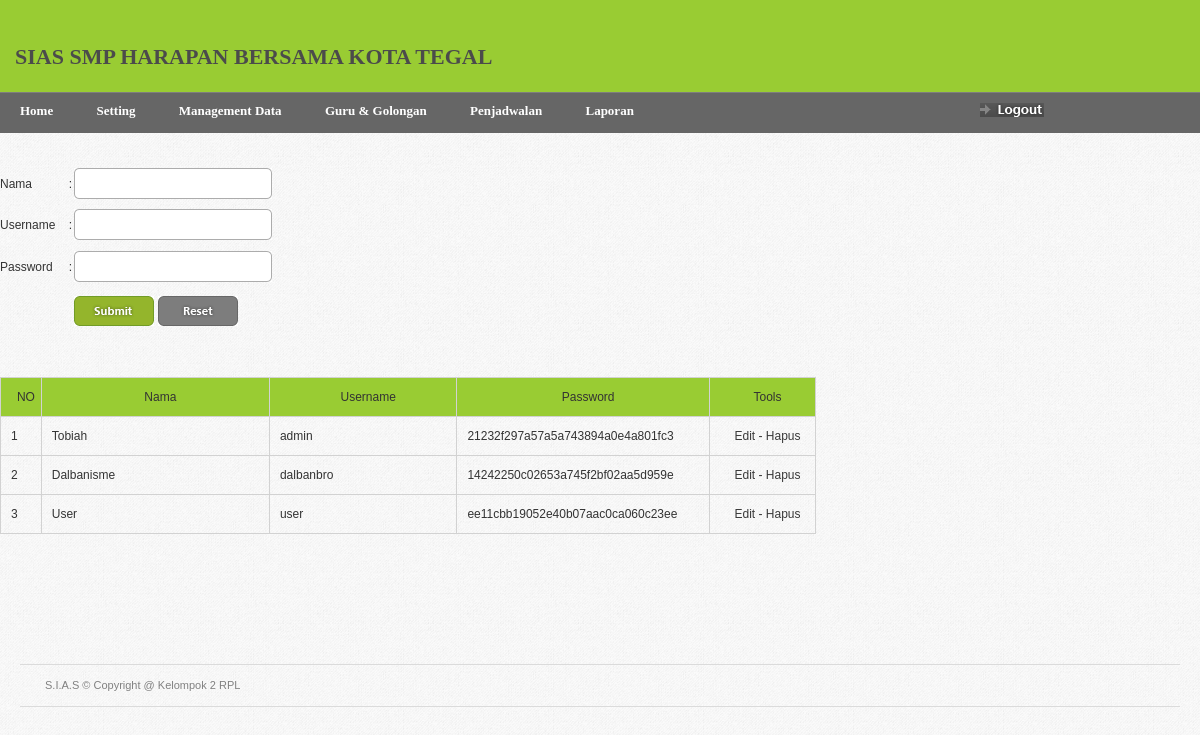
/home.php?page=user (signed in), run on the app's committed database.
### tables this page shows
CREATE TABLE IF NOT EXISTS `user_admin` (
  `id_admin` int(3) NOT NULL auto_increment,
  `nama_admin` varchar(20) NOT NULL,
  `username` varchar(20) NOT NULL,
  `password` varchar(100) NOT NULL,
  PRIMARY KEY  (`id_admin`)
);

### user.php (the view, shortened to what this page needs)
<form name="form1" method="post" action="?page=user&act=1">
		<table width="272" border="0" id="id-form">
          <tr>
            <td width="99">Nama</td>
            <td width="10">:</td>
            <td width="153"><input type="text" name="nama_admin" id="nama_admin" class="inp-form"/></td>
          </tr>
          <tr>
            <td>Username</td>
            <td>:</td>
            <td><input type="text" name="username" id="username" class="inp-form"/></td>
          </tr>
          <tr>
            <td height="33">Password</td>
            <td>:</td>
            <td><input type="password" name="password" id="password" class="inp-form"/></td>
          </tr>
          <tr>
            <td height="36">&nbsp;</td>
            <td>&nbsp;</td>
            <td><input type="submit" class="form-submit" name="button" id="button">
            <input type="reset" class="form-reset" name="reset" id="reset"></td>
          </tr>
        </table>
		<label></label>
</form>
<table width="68%" border="0" cellspacing="0" cellpadding="0" id="product-table" >
  <tr bgcolor="#99CC33">
   <td width="5%"><div align="center">NO</div></td>
	<td width="28%"><div align="center">Nama</div></td>
    <td width="23%"><div align="center">Username</div></td>
	<td width="31%"><div align="center">Password</div></td>
	<td width="13%"><div align="center">Tools</a></div></td>
  </tr>
  <?php
  $rw=mysql_query("Select * from user_admin");
  $no=0;
  while($s=mysql_fetch_array($rw))
  {
  ?>
  <tr>
  <td><?php echo $no=$no+1;?></td>
	<td><?php echo $s['nama_admin']; ?></td>
    <td><?php echo $s['username']; ?></td>
    <td><?php echo $s['password']; ?></td>
    <td><div align="center"><a href="?page=useredit&id_admin=<?php echo sha1($s['username']); ?>">Edit</a> - <a href="?page=user&del=1&id_admin=<?php echo sha1($s['username']); ?>">Hapus</a></div></td>
  </tr>
  <?php
  }
  ?>
</table>

### css/screen.css (style rules this page uses)
* { margin: 0; padding: 0; }
html, body { height: 100%; }
body { background: url(../images/gray_jean.png); color: #393939; font-family: Arial; font-size: 0px; line-height: 0; }
#product-table { margin-bottom: 20px; }
#product-table td a { color: #393939; }
#product-table td { border: 1px solid #d2d2d2; padding: 10px 0 10px 10px; }
.form-submit { background: url(../images/forms/form_filter.gif) no-repeat; border: none; cursor: pointer; display: block; float: left; height: 30px; margin: 0 4px 0 0; padding: 0; text-indent: -3000px; width: 80px; }
.form-reset { background: url(../images/forms/form_reset.gif) no-repeat; border: none; cursor: pointer; display: block; float: left; height: 30px; text-indent: -3000px; width: 80px; }
.inp-form { background: url(../images/forms/form_inp.gif) no-repeat; border: none; color: #393939; height: 25px; padding: 6px 6px 0 6px; width: 186px; }
#id-form td { padding: 0 0 10px 0; }
table { border-collapse: collapse; }
a { outline: none; text-decoration: none; }
form { margin: 0; padding: 0; }
label { padding: 2px; }
label { color: red; line-height: 20px; }

### data on the page
user_admin: nama_admin "Tobiah", username "admin", password "21232f297a57a5a743894a0e4a801fc3"
user_admin: no "2", nama_admin "Dalbanisme", username "dalbanbro", password "14242250c02653a745f2bf02aa5d959e"
user_admin: no "3", nama_admin "User", username "user", password "ee11cbb19052e40b07aac0ca060c23ee"
